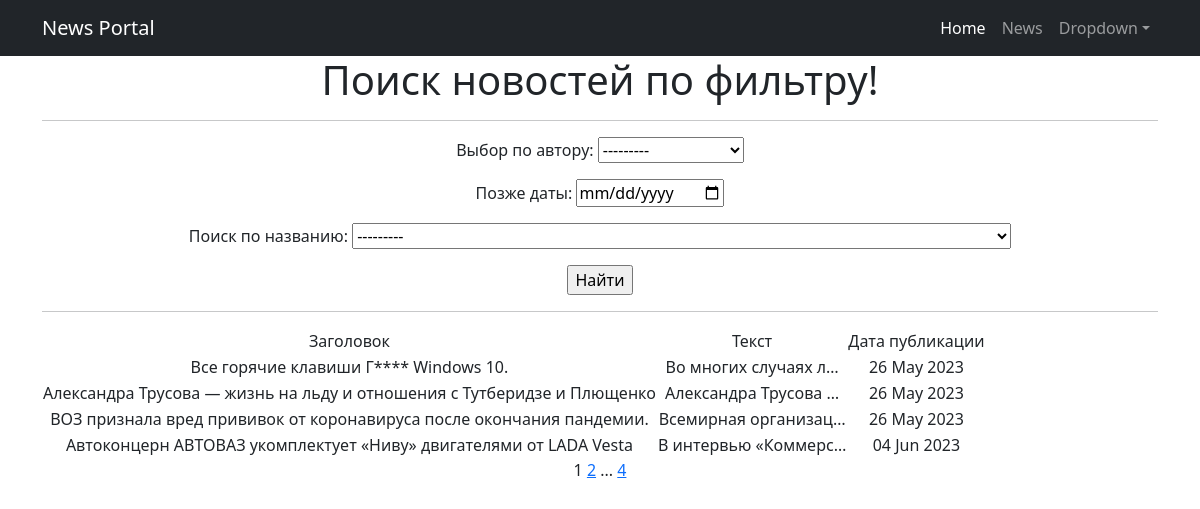
The page /News/search on the database its author committed.
### NewsPortal/models.py (models this page shows, shortened)
class Post(models.Model):
    POSITIONS = [
        ('New', 'Новость'),
        ('Art', 'Статья')
    ]
    author = models.ForeignKey(Author, on_delete=models.CASCADE)  # id создателя статьи/новости
    choi_public = models.CharField(max_length=3,
                                   choices=POSITIONS,
                                   default='Art')
    time_create = models.DateTimeField(auto_now_add=True)  # дата и время создания статьи/новости
    cat = models.ManyToManyField(Category, through=PostCategory)  # cat имеет связь с Category через PostCategory
    title = models.CharField(max_length=255)  # заголовок статьи/новости
    content = models.TextField(blank=True)  # содержание статьи/новости
    _rating = models.IntegerField(default=0, db_column='rating')  # рейтинг статьи/новости
    def __str__(self):
        return self.title#, self.content

### NewsPortal/views.py (the view)
# urls.py: path('search', FilterNews.as_view(), name='news_search'),
class FilterNews(ListView):
    model = Post
    template_name = 'search.html'
    context_object_name = 'Post'
    paginate_by = 4
    def get_queryset(self):
        queryset = super().get_queryset()
        self.filterset = PostFilter(self.request.GET, queryset)
        return self.filterset.qs
    def get_context_data(self, **kwargs):
        context = super().get_context_data(**kwargs)
        context['filterset'] = self.filterset
        return context

### NewsPortal/models.py (called while the page is built)
    def __str__(self):
        return self.user.username

### NewsPortal/templatetags/custom_filters.py (called while the page is built)
@register.filter()
def censor(value):
   n = 0
   try:
      inSwordList = value.split()
      for sword_ in inSwordList:
         if sword_.lower() in RestrSwords:
            inSwordList[n] = sword_.replace(sword_[1:], '*' * len(sword_[1:]))
         n += 1
   except Exception as e:
      return f'Объект не является строкой!:\n{e}'
   return ' '.join(inSwordList)

### NewsPortal/templatetags/custom_tags.py (called while the page is built)
@register.simple_tag(takes_context=True)
def url_replace(context, **kwargs):
   d = context['request'].GET.copy()
   for k, v in kwargs.items():
       d[k] = v
   return d.urlencode()

### templates/search.html (shortened to what this page needs)
{% extends 'flatpages/default.html' %}
{% load custom_filters %}
{% load custom_tags %}
{% block content %}
   <h1>Поиск новостей по фильтру!</h1>
   <hr>
    <form action="" method="get">
       {{ filterset.form.as_p }}
       <input type="submit" value="Найти" />
    </form>
    <hr>
   {% if Post %}
       <table>
           <tr>
               <td>Заголовок</td>
               <td>Текст</td>
               <td>Дата публикации</td>
           </tr>
           {% for post in Post %}
           <tr>
               <td>{{ post.title | censor }}</td>
               <td>{{ post.content | truncatechars:20 | censor }}</td>
               <td>{{ post.time_create|date:'d M Y'  }}</td>
           </tr>
           {% endfor %}
       </table>
   {% else %}
       <h2>Статей (новостей) не найдено!</h2>
   {% endif %}
   {{ page_obj.number }}
   {% if page_obj.has_next %}
       <a href="?{% url_replace page=page_obj.next_page_number %}">{{ page_obj.next_page_number }}</a>
       {% if paginator.num_pages != page_obj.next_page_number %}
           ...
           <a href="?{% url_replace page=page_obj.paginator.num_pages %}">{{ page_obj.paginator.num_pages }}</a>
       {% endif %}
   {% endif %}
{% endblock content %}

### rows shown on the page
Post: author "---------", title|censor "ВОЗ признала вред прививок от коронавируса после окончания пандемии.", content|censor "Всемирная организац…", time_create "26 May 2023"
Post: title "---------", title|censor "Все горячие клавиши Г**** Windows 10.", content|censor "Во многих случаях л…", time_create "26 May 2023"
Post: title|censor "Александра Трусова — жизнь на льду и отношения с Тутберидзе и Плющенко", content|censor "Александра Трусова …", time_create "26 May 2023"
Post: title|censor "Автоконцерн АВТОВАЗ укомплектует «Ниву» двигателями от LADA Vesta", content|censor "В интервью «Коммерс…", time_create "04 Jun 2023"

### other values the page prints
{{ page_obj.number }} "1"
{{ page_obj.next_page_number }} "2"
{{ page_obj.paginator.num_pages }} "4"
